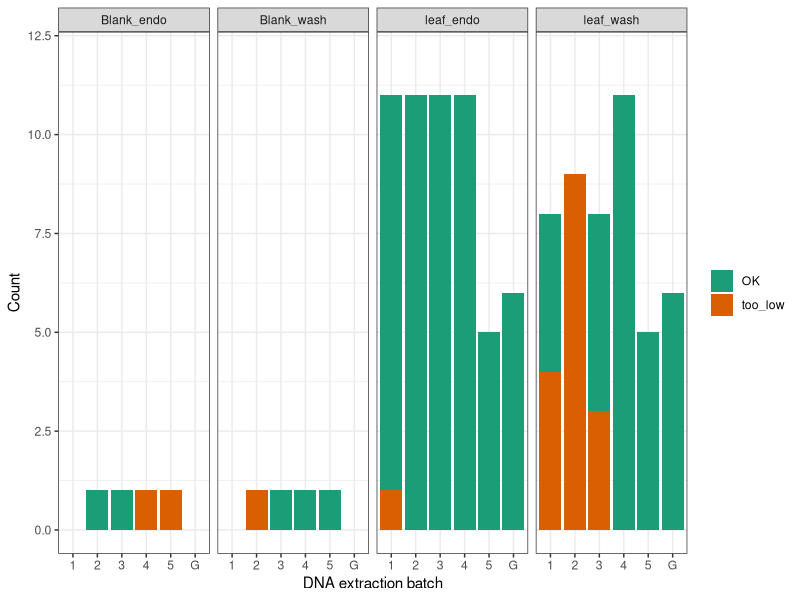

The R script that drew this image:
## ---- chunk 1

#set working directory to project directory

#Load packages
library(knitr)
library(dplyr)
library(tidyr)
library(ggplot2)
library(tibble)
library(readxl)
library(GGally) #ggpairs

## ---- chunk 2

#First tab contains information about the content of all the other tabs
data_key <- read_xlsx("./Data/All_data_23_07_26.xlsx", sheet="Tab_overview")
data_key

#Let's keep the first two columns to know what each tab of the excel stands for
data_key <- data_key[,1:2]

## ---- chunk 3

#let's see which tabs we are interested in
data_key

#ED; can tell me more information about the samples?
#DNA_C; Here is where de deNovix measurements are
#Leaf_FW; Here is where the weight of whole leaves and ground faction in powersoil tube are 

#Let's load the experimental design tab
ED <- read_xlsx("./Data/All_data_23_07_26.xlsx", sheet="ED")

#Now the DNA concentration one
DNA_C <- read_xlsx("./Data/All_data_23_07_26.xlsx", sheet="DNA_C", skip = 1) #The first row its not really the column name, so we skip it

#Finally the weight of leaves
Leaf_FW <- read_xlsx("./Data/All_data_23_07_26.xlsx", sheet="Leaf_FW") #we'll use this later 

#For now ED is not really giving anything extra, we don't need the Block information, so we'll focus on DNA_C 
str(DNA_C)
DNA_C <- DNA_C %>% select(ID, Block, Aphid_species, sample_type, fraction, sample_name,
                          experimental_batch, DNA_extraction_batch, DeNovix_ng_ul)
View(DNA_C)

#I need to have a numeric column for the concentration, but I also would like to count how many times there was the value too_low per type of sample and DNA extraction batch

DNA_C$DeNovix_ng_ul
DNA_C2 <- DNA_C %>%
  mutate(
    concentration = suppressWarnings(as.numeric(DeNovix_ng_ul)),
    too_low = DeNovix_ng_ul == "too_low",
    Glycerol = DeNovix_ng_ul == "G")

DNA_C2$Glycerol #check, ok
str(DNA_C2)

#Count how many were too low per group
too_low_counts <- DNA_C2 %>%
  group_by(sample_type, DNA_extraction_batch) %>%
  summarise(
    n_too_low = sum(too_low, na.rm = TRUE),
    n_total = n(),
    .groups = "drop")

#Let's make factors those needed 

DNA_C2 <- 

#count how many samples per sample type and DNA extraction batch

#visualize it with GGally colored by sample type
ggpairs(DNA_C2[,c("Block","Aphid_species","sample_type", "fraction", "experimental_batch", "DNA_extraction_batch", "concentration")], ggplot2::aes(colour=sample_type))




#Plot it; stacked bar
too_low_counts <- too_low_counts %>%
  mutate(n_ok = n_total - n_too_low,
    batch = factor(DNA_extraction_batch, levels = sort(unique(DNA_extraction_batch))),
    sample_type = factor(sample_type, levels = c("Blank_endo", "Blank_wash", "leaf_endo", "leaf_wash")))

ggplot(too_low_counts , aes(x = batch)) +
  geom_col(aes(y = n_ok, fill = "OK")) +
  geom_col(aes(y = n_too_low, fill = "too_low")) +
  facet_wrap(~ sample_type, nrow=1) +
  coord_cartesian(ylim = c(0, 12), )+
  scale_fill_manual(values = c("OK" = "#1b9e77", "too_low" = "#d95f02")) +
  labs(x = "DNA extraction batch", y = "Count", fill = NULL) +
  theme_bw()
